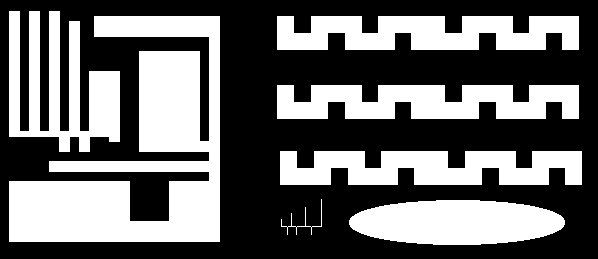
%> input picture lab11/ccl1.png, 598 x 259 px
$ octave dwuprzebiegowa.m   (GNU Octave 9; MATLAB toolbox functions it lacks are replaced by stand-ins)
%> lines starting %> are read from the running program, lines starting %| are printed output that depends on the picture; in (x1, y1, x2, y2) boxes, pixels count from 0 and x2, y2 are one past the last pixel; in counts of white or black regions, pixels touching at a corner belong together; the program's own positions count from 1
close all;
clearvars;
clc;

%% reading
I_ccl1 = imread('ccl1.png');
%> I_ccl1 is the input picture: size 259x598 uint8; 41.1% white; 7 white regions, largest, box (x1, y1, x2, y2) and area: (9, 16, 220, 242) 23561, (9, 11, 120, 152) 8081, (277, 16, 579, 50) 8024
I_original = I_ccl1;

%% processing
[YY, XX] = size(I_ccl1);
%> YY = 259; XX = 598
Stack = zeros(2, 100);
topStack = 0;
T = 1:100;
L = 0;
for y=2:YY
    for x=2:(XX-1)
       if(I_ccl1(y,x) ~= 0)

           A=I_ccl1(y-1,x-1);
           B=I_ccl1(y-1,x);
           C=I_ccl1(y-1,x+1);
           D=I_ccl1(y,x-1);

           if (A==0)
               TA=0;
           else TA=T(A);
           end
           if (B==0)
               TB=0;
           else TB=T(B);
           end
           if (C==0)
               TC=0;
           else TC=T(C);
           end

         sasiedzi = [TA, TB, TC, D];
         suma = sum(sasiedzi);
         if(suma==0)
             I_ccl1(y,x)=L;
             L=L+1;
         elseif suma>0
             minSasiedzi = min(nonzeros(sasiedzi));
             maxSasiedzi = max(nonzeros(sasiedzi));
             if(minSasiedzi == maxSasiedzi)
                 I_ccl1(y,x) = minSasiedzi;
             else
                 T(maxSasiedzi) = minSasiedzi;
                 I_ccl1(y,x) = minSasiedzi;
                 if(A > C || D > C)
                     topStack=topStack+1;
                     Stack(1,topStack)=maxSasiedzi;
                     Stack(2,topStack)=minSasiedzi;
                 end
             end
          end
       end
    end
    while(topStack > 0)
       T(Stack(1, topStack)) = T(Stack(2, topStack));
       topStack = topStack - 1;
    end
end
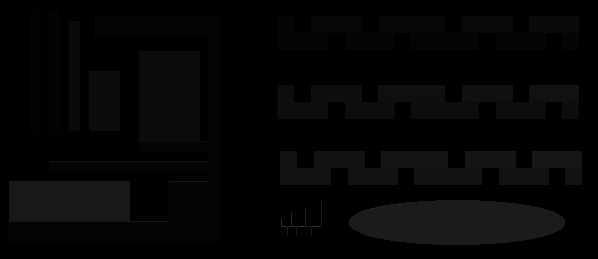
%> I_ccl1: size 259x598 uint8; min 0, max 48, mean 5.2
%> after the loop, A = 27; B = 27; C = 27; D = 27; L = 49; Stack = 100 columns, first 8: [46 47 48 0 0 0 0 0; 41 34 26 0 0 0 0 0]; T = 100 values, max 100 at index 100, min 1 at index 1, mean 47.39; TA = 27; TB = 27; TC = 27; maxSasiedzi = 27; minSasiedzi = 27; sasiedzi = [27 27 27 27]; suma = 108; topStack = 0

for y = 1:numel(T)
    if T(y) ~= y
        T(y)=T(T(y));
    end
end
%> this loop made 100 passes
%> after the loop, T = 100 values, max 100 at index 100, min 1 at index 1, mean 46.93

for y = 1 : YY
    for x=1 : XX
        if(I_ccl1(y,x) ~= 0)
            I_ccl1(y,x) = T(I_ccl1(y,x));
        end;
    end
end
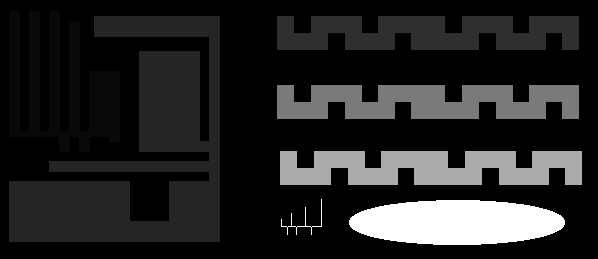
%> I_ccl1: size 259x598 uint8; 17.94% of pixels changed, all inside (x1, y1, x2, y2) = (9, 11, 582, 229); drawn with min black and max white
figure(1);
subplot(1,2,1); imshow(I_original); title('original');
subplot(1,2,2); imshow(label2rgb(I_ccl1)); title('zmodyf. ind. dwuprzebiegowa');
%> after `imshow(label2rgb(I_ccl1))`:
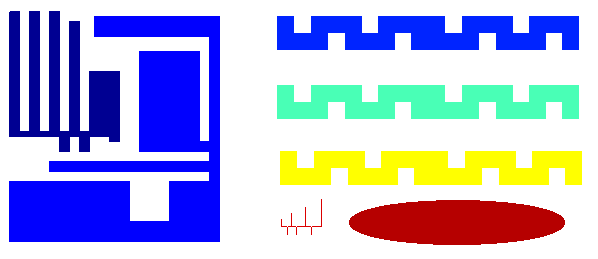
%> displayed picture: size 259x598x3, on the screen's scale of 0 to 255; mean R, G, B 176.6, 178.6, 219.3

$ run again, with lab11/shapes.png copied over lab11/ccl1.png
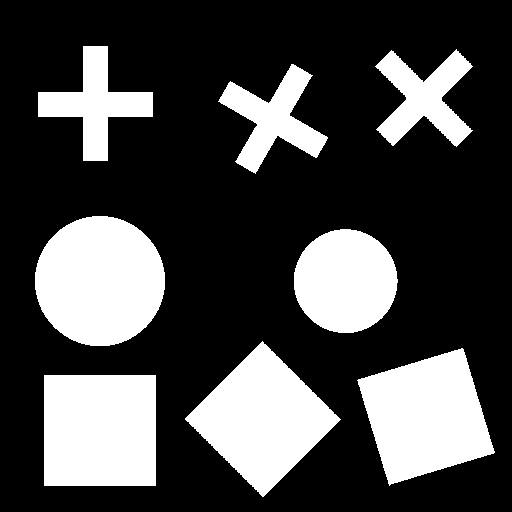
%> input picture lab11/shapes.png, 512 x 512 px
%> after the loop `for y=2:YY`: A = true; L = 63; Stack = 100 columns, first 8: [0 0 0 0 0 0 0 0; 0 0 0 0 0 0 0 0]; T = 100 values from 1 to 100; TA = 1; sasiedzi = [1 1 1 1]; suma = 4; topStack = 0
%> the loop `for y = 1:numel(T)` made 100 passes
%> `imshow(label2rgb(I_ccl1))`:
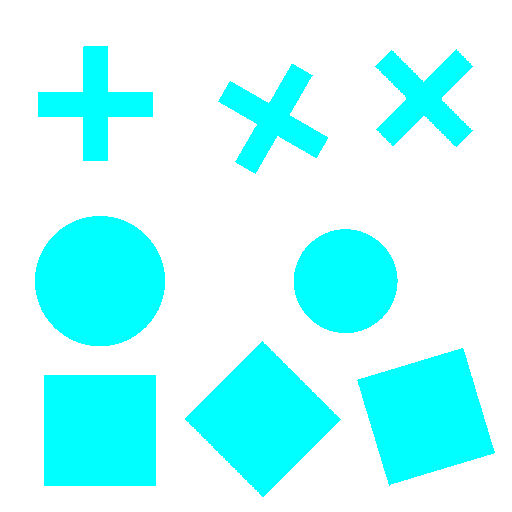
%> displayed picture: size 512x512x3, on the screen's scale of 0 to 255; mean R, G, B 183.6, 255, 255
